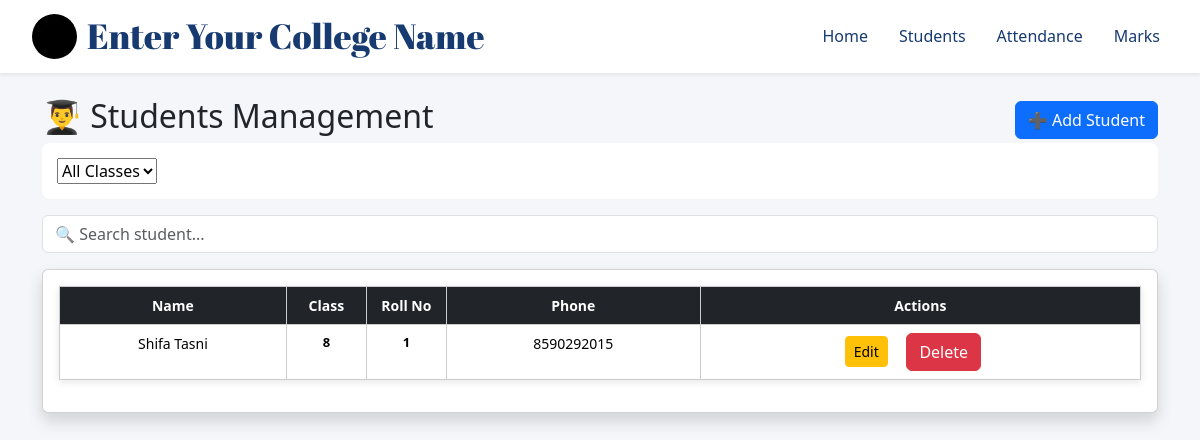
The app's page /students/ (signed in) with its own data.
### myapp/models.py (models this page shows, shortened)
class Student(models.Model):
    CLASS_CHOICES = [
        ('8', 'Class 8'),
        ('9', 'Class 9'),
        ('10', 'Class 10'),
        ('+1', 'Plus One'),
        ('+2', 'Plus Two'),
        ('ug1', 'Degree 1st Year'),
        ('ug2', 'Degree 2nd Year'),
        ('ug3', 'Degree 3rd Year'),
    ]
    user = models.ForeignKey(User, on_delete=models.CASCADE)
    name = models.CharField(max_length=100)
    roll_no = models.IntegerField()
    school_class = models.CharField(
        max_length=20,
        choices=CLASS_CHOICES
    )
    parent_phone = models.CharField(max_length=15)
    address = models.TextField()
    photo = models.ImageField(upload_to='students/', blank=True, null=True)

### myapp/views.py (the view)
# urls.py: path('students/', views.students, name='students'),
def students(request):
    user = auto_login(request)   # 🔥 ADD THIS LINE
    selected_class = request.GET.get('class')
    if selected_class:
        students = Student.objects.filter(
            user=user,
            school_class=selected_class
        ).order_by('roll_no')
    else:
        students = Student.objects.filter(
            user=user
        ).order_by('school_class', 'roll_no')
    if request.method == "POST":
        form = StudentForm(request.POST, request.FILES)
        if form.is_valid():
            student = form.save(commit=False)
            student.user = user   # 🔥 IMPORTANT CHANGE
            student.save()
            return redirect('students')
    else:
        form = StudentForm()
    classes = Student.objects.filter(
        user=user
    ).values_list('school_class', flat=True).distinct()
    return render(request, 'students.html', {
        'students': students,
        'form': form,
        'classes': classes,
        'selected_class': selected_class
    })

### myapp/forms.py
class StudentForm(forms.ModelForm):
    school_class = forms.ChoiceField(
        choices=CLASS_CHOICES,
        widget=forms.Select(attrs={'class': 'form-control'})
    )
    class Meta:
        model = Student
        fields = ['name', 'roll_no', 'school_class', 'parent_phone', 'address', 'photo']
        widgets = {
            'name': forms.TextInput(attrs={'class': 'form-control'}),
            'roll_no': forms.NumberInput(attrs={'class': 'form-control'}),
            'parent_phone': forms.TextInput(attrs={'class': 'form-control'}),
            'address': forms.Textarea(attrs={
                'class': 'form-control',
                'rows': 3
            }),
            'photo': forms.ClearableFileInput(attrs={'class': 'form-control'}),
        }

### myapp/views.py (called while the page is built)
def auto_login(request):
    if not request.user.is_authenticated:
        username = str(uuid.uuid4())[:10]   # random unique user
        user = User.objects.create_user(username=username)
        login(request, user)
    return request.user

### templates/students.html (shortened to what this page needs)
{% extends 'base.html' %}
{% load static %}
{% block content %}
<div class="students">
<section class="student container mt-4" >
  <div class="d-flex justify-content-between align-items-center" id="student">
    <h2>👨‍🎓 Students Management</h2>
    <button class="btn btn-primary" data-bs-toggle="modal" data-bs-target="#addStudentModal">
      ➕ Add Student
    </button>
  </div>
<form method="get">
  <select name="class" onchange="this.form.submit()">
    <option value="">All Classes</option>
  </select>
</form>
  <input type="text" id="searchInput" class="form-control mt-3" placeholder="🔍 Search student...">
  <div class="card mt-3 shadow">
    <div class="card-body">
      <table class="table table-hover">
        <thead class="table-dark">
          <tr>
            <th>Name</th>
            <th>Class</th>
            <th>Roll No</th>
            <th>Phone</th>
            <th>Actions</th>
          </tr>
        </thead>
        <tbody id="studentTable">
          {% for s in students %}
          <tr>
            <td>
             <a class="studname" href="{% url 'student_detail' s.id %}">
                {{ s.name }}
             </a>
            </td>
            <td>{{ s.school_class }}</td>
            <td>{{ s.roll_no }}</td>
            <td>{{ s.parent_phone }}</td>
            <td>
 <a href="{% url 'edit_student' s.id %}" class="btn btn-warning btn-sm">
  Edit
</a>
  <form action="{% url 'delete_student' s.id %}" method="POST" style="display:inline;">
  <button type="submit"
          class="btn btn-danger "
          onclick="return confirm('Delete this student?')" ">
    Delete
  </button>
</form>
</td>
          </tr>
          {% endfor %}
        </tbody>
      </table>
    </div>
  </div>
</section>
</div>
{% endblock %}

### static/css/style.css (style rules this page uses)
table { width: 100%; border-collapse: collapse; }
th, td { padding: 8px; border: 1px solid #ccc; text-align: center; font-size: 14px; }
th { background: #f5f5f5; }
td:nth-child(2), td:nth-child(3) { font-weight: bold; font-size: 13px; }
th:nth-child(2), th:nth-child(3), td:nth-child(2), td:nth-child(3) { width: 80px; }
th:nth-child(2), th:nth-child(3), td:nth-child(2), td:nth-child(3) { width: 80px; font-weight: bold; }
body { font-family: Arial; background: #f4f6f9; }
table { border-collapse: collapse; width: 100%; background: white; box-shadow: 0 2px 8px rgba(0,0,0,0.1); }
th { background: #2f3e46; color: white; padding: 10px; }
td { text-align: center; padding: 8px; }
form { background: white; padding: 15px; margin-bottom: 15px; border-radius: 8px; }
button { background: #0077b6; color: white; border: none; padding: 8px 15px; border-radius: 5px; cursor: pointer; }
.studname { text-decoration: none; color: black; }
.students { margin-top: 10px; }
body, html { margin: 0; padding: 0; height: 100%; font-family: 'Segoe UI', sans-serif; }

### records on screen
Student: name "Shifa Tasni", school_class "8", roll_no "1", parent_phone "8590292015"
